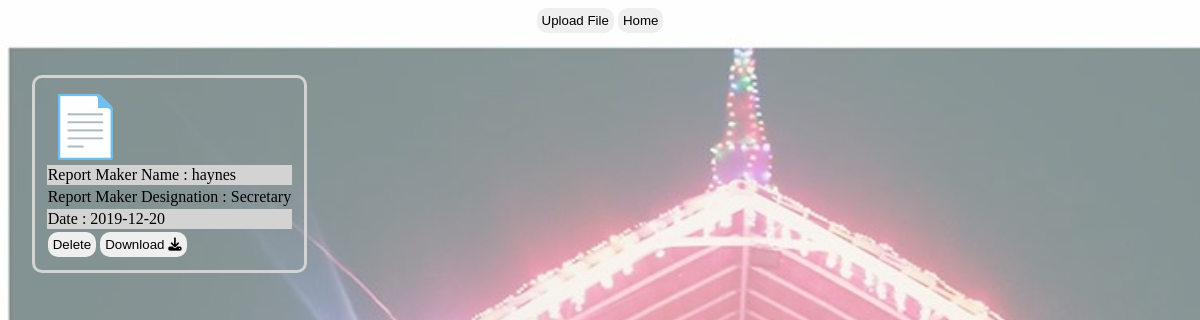
The page /DocumentStorage/Reports/View_Reports_Secretary.php on the database its author committed.
### tables this page shows
CREATE TABLE IF NOT EXISTS `reports` (
  `Report_id` int(11) NOT NULL AUTO_INCREMENT,
  `Report_date` date NOT NULL,
  `Report_type` varchar(10) NOT NULL,
  `Report_path` varchar(100) NOT NULL,
  `Reportmaker_name` varchar(30) NOT NULL,
  `Reportmaker_designation` varchar(20) NOT NULL,
  `Reportmaker_jobtime` int(15) NOT NULL,
  PRIMARY KEY (`Report_id`)
);

### DocumentStorage/Reports/View_Reports_Secretary.php (the view, shortened to what this page needs)
<!DOCTYPE html>
<?php
$con_servername = "localhost";
$con_username = "root";
$con_password = "";
$database = "church_management";
$connection = mysqli_connect($con_servername, $con_username, $con_password, $database);
?>
<html>
    <head>
        <link rel="stylesheet" type="text/css" href="../View_Reports_LegalCases.css">
    </head>
    <body>
    <center>
        <button onclick="window.location.href = 'Reports_Form_Secretary.php'">
            Upload File
        </button>
        <button onclick="window.location.href = '../ReportsAndLegalCases.html'">
            Home
        </button>
    </center>
    <br>
    <?php
    $lc_qry = "SELECT Report_id, Report_date, Report_path, Reportmaker_name, Reportmaker_designation FROM reports WHERE Reportmaker_designation = 'Secretary'";
    $result = mysqli_query($connection, $lc_qry);
    if (mysqli_num_rows($result) > 0) {
        while ($row = mysqli_fetch_assoc($result)) {
            ?>
            <form method="POST">
                <table style="float: left; margin: 2%;">
                    <tbody>
                        <tr>
                            <td style="font-size: 5vw">
                                <a href="<?php echo $row["Report_path"] ?>">
                                    &#128196;
                                </a>
                            </td>
                        </tr>
                        <tr>
                            <td>Report Maker Name : <?php echo $row["Reportmaker_name"] ?></td>
                        </tr>
                        <tr>
                            <td>Report Maker Designation : <?php echo $row["Reportmaker_designation"] ?></td>
                        </tr>
                        <tr>
                            <td>Date : <?php echo $row["Report_date"] ?></td>
                        </tr>
                        <tr>
                            <td>
                                <button formaction="DeleteReportsSecretary.php" name="DelReports" value="<?php echo $row["Report_id"] ?>">
                                    Delete
                                </button>
                                <a href="<?php echo $row["Report_path"] ?>" download="">
                                    <button type="button">Download <i class='fas fa-download'></i></button>
                                </a>
                            </td>
                        </tr>
                    </tbody>
                </table>
            </form>
            <?php
        }
    }
    ?>
</body>
</html>

### DocumentStorage/View_Reports_LegalCases.css (style rules this page uses)
html { background: linear-gradient(rgba(255,255,255,.5), rgba(255,255,255,.5)), url("church_pic4.jpg");; background-repeat: no-repeat; background-size: cover; height: 100%; width: 100%; }
a:link { text-decoration: none; }
table { border: solid lightgray; border-radius: 10px; padding: 10px; }
td,th { border: 0px solid #ddd; }
tr:nth-child(even) { background-color: lightgray; }
button { border: none; border-radius: 10px; padding: 5px; }

### rows shown on the page
reports: Reportmaker_name "haynes", Reportmaker_designation "Secretary", Report_date "2019-12-20", $row["Report_id"] 1 (drawn)
